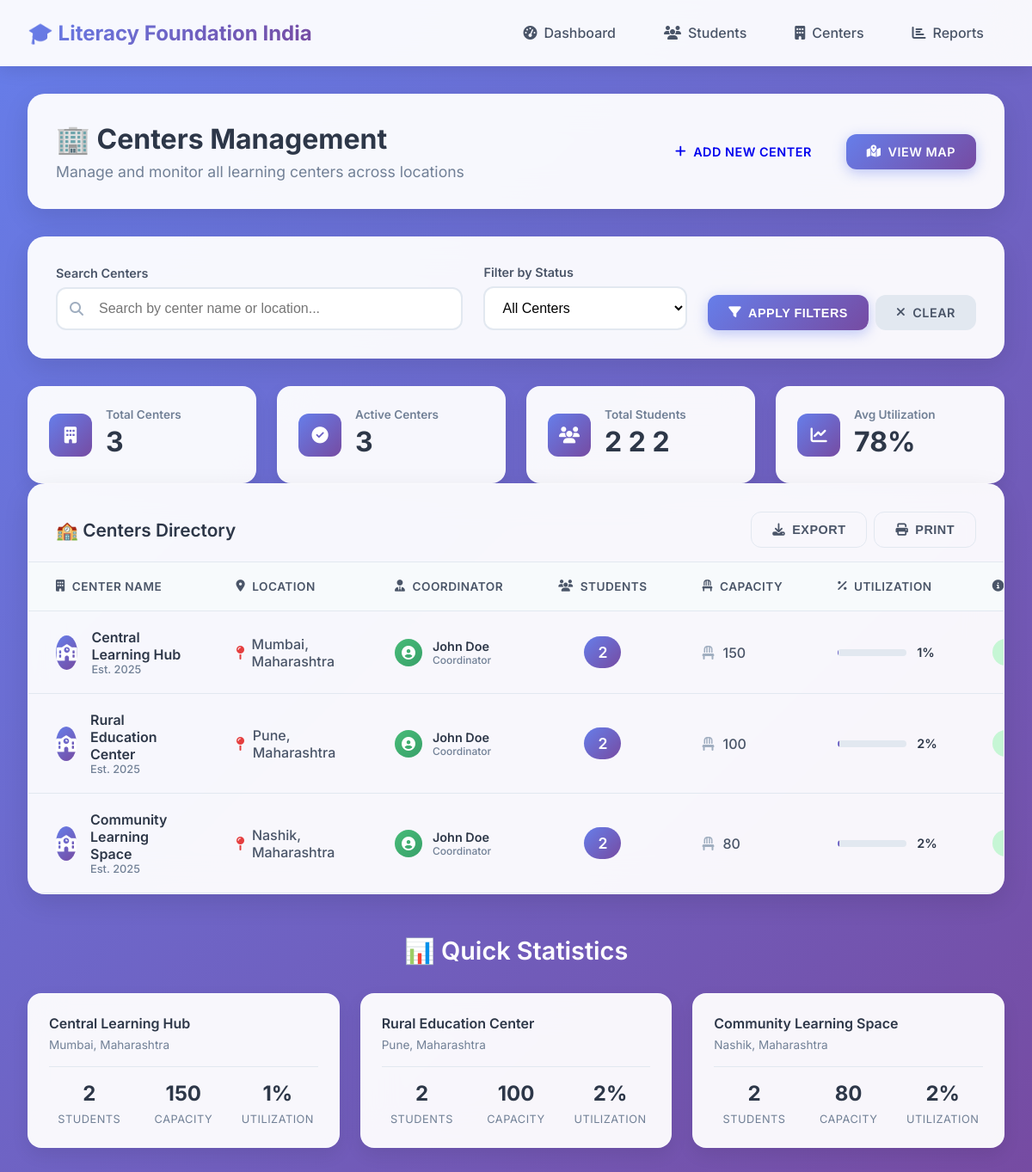
The app's page /centers/ with its own data.
### centers/models.py (models this page shows, shortened)
class Center(models.Model):
    name = models.CharField(max_length=200)
    location = models.CharField(max_length=300)
    coordinator = models.ForeignKey(User, on_delete=models.CASCADE)
    established_date = models.DateField()
    capacity = models.IntegerField()
    is_active = models.BooleanField(default=True)

### centers/views.py (the view)
# urls.py: path('', views.center_list, name='center_list'),
def center_list(request):
    centers = Center.objects.annotate(
        student_count=Count('student', filter=Q(student__is_active=True)),
        total_capacity=F('capacity')
    )
    context = {
        'centers': centers,
    }
    return render(request, 'centers/center_list.html', context)

### templates/centers/center_list.html (shortened to what this page needs)
{% extends 'base/base.html' %}
{% block content %}
<div class="page-header">
    <div class="header-content">
        <div class="header-text">
            <h1>🏢 Centers Management</h1>
            <p>Manage and monitor all learning centers across locations</p>
        </div>
        <div class="header-actions">
            <a href="#" class="btn btn-success">
                <i class="fas fa-plus"></i> Add New Center
            </a>
            <a href="#" class="btn btn-primary">
                <i class="fas fa-map-marked-alt"></i> View Map
            </a>
        </div>
    </div>
</div>
<div class="filters-section">
    <div class="filters-container">
        <form method="GET" class="filters-form">
            <div class="filter-group">
                <label class="filter-label">Search Centers</label>
                <div class="search-input-wrapper">
                    <i class="fas fa-search search-icon"></i>
                    <input type="text" name="search" placeholder="Search by center name or location..."
                           value="{{ search_query }}" class="form-control search-input">
                </div>
            </div>
            <div class="filter-group">
                <label class="filter-label">Filter by Status</label>
                <select name="status" class="form-control">
                    <option value="">All Centers</option>
                </select>
            </div>
            <div class="filter-actions">
                <button type="submit" class="btn btn-primary">
                    <i class="fas fa-filter"></i> Apply Filters
                </button>
                <a href="{% url 'center_list' %}" class="btn btn-secondary">
                    <i class="fas fa-times"></i> Clear
                </a>
            </div>
        </form>
    </div>
</div>
<div class="centers-stats">
    <div class="stats-grid">
        <div class="stat-card">
            <div class="stat-icon">
                <i class="fas fa-building"></i>
            </div>
            <div class="stat-content">
                <h3>Total Centers</h3>
                <div class="stat-value">{{ centers.count }}</div>
            </div>
        </div>
        <div class="stat-card">
            <div class="stat-icon">
                <i class="fas fa-check-circle"></i>
            </div>
            <div class="stat-content">
                <h3>Active Centers</h3>
                <div class="stat-value">{{ centers.count }}</div>
            </div>
        </div>
        <div class="stat-card">
            <div class="stat-icon">
                <i class="fas fa-users"></i>
            </div>
            <div class="stat-content">
                <h3>Total Students</h3>
                <div class="stat-value">
                    {% for center in centers %}
                        {{ center.student_count|add:0 }}
                    {% empty %}
                        0
                    {% endfor %}
                </div>
            </div>
        </div>
        <div class="stat-card">
            <div class="stat-icon">
                <i class="fas fa-chart-line"></i>
            </div>
            <div class="stat-content">
                <h3>Avg Utilization</h3>
                <div class="stat-value">78%</div>
            </div>
        </div>
    </div>
</div>
<div class="table-section">
    <div class="table-header">
        <h2>🏫 Centers Directory</h2>
        <div class="table-actions">
            <button class="btn btn-outline">
                <i class="fas fa-download"></i> Export
            </button>
            <button class="btn btn-outline">
                <i class="fas fa-print"></i> Print
            </button>
        </div>
    </div>
    <div class="table-container">
        <table class="table">
            <thead>
                <tr>
                    <th>
                        <div class="th-content">
                            <i class="fas fa-building"></i>
                            Center Name
                        </div>
                    </th>
                    <th>
                        <div class="th-content">
                            <i class="fas fa-map-marker-alt"></i>
                            Location
                        </div>
                    </th>
                    <th>
                        <div class="th-content">
                            <i class="fas fa-user-tie"></i>
                            Coordinator
                        </div>
                    </th>
                    <th>
                        <div class="th-content">
                            <i class="fas fa-users"></i>
                            Students
                        </div>
                    </th>
                    <th>
                        <div class="th-content">
                            <i class="fas fa-chair"></i>
                            Capacity
                        </div>
                    </th>
                    <th>
                        <div class="th-content">
                            <i class="fas fa-percentage"></i>
                            Utilization
                        </div>
                    </th>
                    <th>
                        <div class="th-content">
                            <i class="fas fa-info-circle"></i>
                        </div>
                    </th>
                </tr>
            </thead>
            <tbody>
                {% for center in centers %}
                <tr class="center-row">
                    <td>
                        <div class="center-info">
                            <div class="center-avatar">
                                <i class="fas fa-school"></i>
                            </div>
                            <div class="center-details">
                                <div class="center-name">{{ center.name }}</div>
                                <div class="center-meta">Est. {{ center.established_date|date:"Y" }}</div>
                            </div>
                        </div>
                    </td>
                    <td>
                        <div class="location-info">
                            <i class="fas fa-map-pin location-icon"></i>
                            <span>{{ center.location }}</span>
                        </div>
                    </td>
                    <td>
                        <div class="coordinator-info">
                            <div class="coordinator-avatar">
                                <i class="fas fa-user-circle"></i>
                            </div>
                            <div class="coordinator-details">
                                <div class="coordinator-name">{{ center.coordinator.get_full_name|default:center.coordinator.username }}</div>
                                <div class="coordinator-role">Coordinator</div>
                            </div>
                        </div>
                    </td>
                    <td>
                        <div class="student-count">
                            <span class="count-badge">{{ center.student_count|default:0 }}</span>
                        </div>
                    </td>
                    <td>
                        <div class="capacity-info">
                            <i class="fas fa-chair capacity-icon"></i>
                            <span>{{ center.capacity }}</span>
                        </div>
                    </td>
                    <td>
                        <div class="utilization-info">
                            <div class="progress-bar" style="width: 80px;">
                            </div>
                            <span class="utilization-text">
                                {% widthratio center.student_count|default:0 center.capacity 100 %}%
                            </span>
                        </div>
                    </td>
                    <td>
                        {% if center.is_active %}
                            <span class="status-indicator status-active">
                            </span>
                        {% else %}
                            <span class="status-indicator status-inactive">
                                <i class="fas fa-circle" style="font-size: 0.5rem;"></i>
                                Inactive
                            </span>
                        {% endif %}
                    </td>
                </tr>
                {% endfor %}
            </tbody>
        </table>
    </div>
</div>
<div class="quick-stats-section">
    <h2>📊 Quick Statistics</h2>
    <div class="quick-stats-grid">
        {% for center in centers %}
        <div class="quick-stat-card">
            <div class="quick-stat-header">
                <h4>{{ center.name }}</h4>
                <span class="quick-stat-location">{{ center.location }}</span>
            </div>
            <div class="quick-stat-metrics">
                <div class="metric">
                    <span class="metric-value">{{ center.student_count|default:0 }}</span>
                    <span class="metric-label">Students</span>
                </div>
                <div class="metric">
                    <span class="metric-value">{{ center.capacity }}</span>
                    <span class="metric-label">Capacity</span>
                </div>
                <div class="metric">
                    <span class="metric-value">{% widthratio center.student_count|default:0 center.capacity 100 %}%</span>
                    <span class="metric-label">Utilization</span>
                </div>
            </div>
        </div>
        {% endfor %}
    </div>
</div>
{% endblock %}

### records on screen
Center: student_count|add "2", name "Central Learning Hub", established_date "2025", location "Mumbai, Maharashtra", coordinator.get_full_name "John Doe", student_count "2", capacity "150", capacity "1"
Center: student_count|add "2", name "Rural Education Center", established_date "2025", location "Pune, Maharashtra", coordinator.get_full_name "John Doe", student_count "2", capacity "100", capacity "2"
Center: student_count|add "2", name "Community Learning Space", established_date "2025", location "Nashik, Maharashtra", coordinator.get_full_name "John Doe", student_count "2", capacity "80", capacity "2"

### other values on screen
{{ centers.count }} "3"
